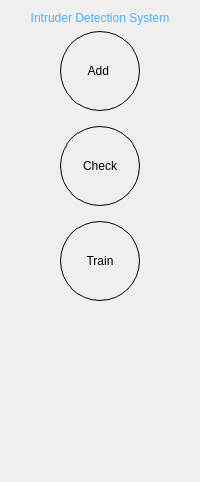
      <widget class="QWidget" name="page">
       <layout class="QVBoxLayout" name="verticalLayout_5">
        <item>
         <widget class="QLabel" name="label_5">
          <property name="styleSheet">
           <string notr="true">font: 75 36pt &quot;Century Schoolbook L&quot;;
color:rgb(83, 172, 255);</string>
          </property>
          <property name="text">
           <string>Intruder Detection System</string>
          </property>
          <property name="alignment">
           <set>Qt::AlignCenter</set>
          </property>
         </widget>
        </item>
        <item>
         <layout class="QHBoxLayout" name="horizontalLayout">
          <item>
           <spacer name="horizontalSpacer">
            <property name="orientation">
             <enum>Qt::Horizontal</enum>
            </property>
            <property name="sizeHint" stdset="0">
             <size>
              <width>40</width>
              <height>20</height>
             </size>
            </property>
           </spacer>
          </item>
          <item>
           <layout class="QVBoxLayout" name="verticalLayout_4">
            <property name="spacing">
             <number>15</number>
            </property>
            <property name="bottomMargin">
             <number>9</number>
            </property>
            <item>
             <widget class="QPushButton" name="addBtn">
              <property name="minimumSize">
               <size>
                <width>80</width>
                <height>80</height>
               </size>
              </property>
              <property name="maximumSize">
               <size>
                <width>80</width>
                <height>80</height>
               </size>
              </property>
              <property name="styleSheet">
               <string notr="true">border:1px solid;
border-radius:40px;
</string>
              </property>
              <property name="text">
               <string>Add </string>
              </property>
              <property name="icon">
               <iconset>
                <normaloff>images/747968.svg</normaloff>images/747968.svg</iconset>
              </property>
             </widget>
            </item>
            <item>
             <widget class="QPushButton" name="checkBtn">
              <property name="minimumSize">
               <size>
                <width>80</width>
                <height>80</height>
               </size>
              </property>
              <property name="maximumSize">
               <size>
                <width>80</width>
                <height>80</height>
               </size>
              </property>
              <property name="styleSheet">
               <string notr="true">border:1px solid ;
border-radius:40px;
</string>
              </property>
              <property name="text">
               <string>Check</string>
              </property>
              <property name="icon">
               <iconset>
                <normaloff>images/214353.svg</normaloff>images/214353.svg</iconset>
              </property>
             </widget>
            </item>
            <item>
             <widget class="QPushButton" name="trainBtn">
              <property name="minimumSize">
               <size>
                <width>80</width>
                <height>80</height>
               </size>
              </property>
              <property name="maximumSize">
               <size>
                <width>80</width>
                <height>80</height>
               </size>
              </property>
              <property name="styleSheet">
               <string notr="true">border:1px solid;
border-radius:40px;</string>
              </property>
              <property name="text">
               <string>Train</string>
              </property>
              <property name="icon">
               <iconset>
                <normaloff>images/189792.svg</normaloff>images/189792.svg</iconset>
              </property>
             </widget>
            </item>
           </layout>
          </item>
          <item>
           <spacer name="horizontalSpacer_2">
            <property name="orientation">
             <enum>Qt::Horizontal</enum>
            </property>
            <property name="sizeHint" stdset="0">
             <size>
              <width>40</width>
              <height>20</height>
             </size>
            </property>
           </spacer>
          </item>
         </layout>
        </item>
        <item>
         <spacer name="verticalSpacer_3">
          <property name="orientation">
           <enum>Qt::Vertical</enum>
          </property>
          <property name="sizeHint" stdset="0">
           <size>
            <width>20</width>
            <height>161</height>
           </size>
          </property>
         </spacer>
        </item>
       </layout>
      </widget>
